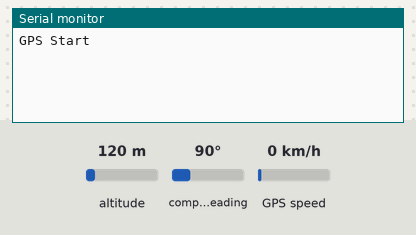
Bench run of a sketch on a simulated Arduino Uno, built with avr-gcc and run on an emulated ATmega328P. Parts: the last lines printed to the serial monitor. The test bench sets the inputs (shaded band); at power-on: altitude 120 m, compass heading 90°, GPS speed 0 km/h. The GPS gets a fix after 3 s at 37.7749, -122.4194 with 8 satellites.

Above: at 1.2 s.
1.3 s: altitude set to 20 m
At 3.7 s:
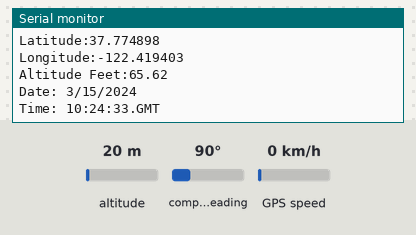
4.5 s: altitude set to 250 m
At 6.2 s:
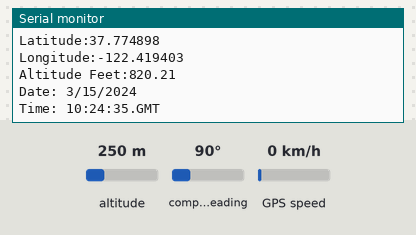
Timing chart, 0 to 7.7 s (numbered marks = the images above; inputs shaded):
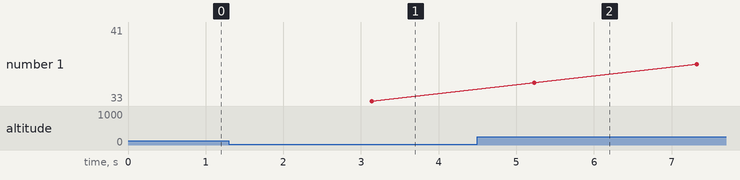

The sketch:

SatelliteTracker.ino
```cpp
/*
Automation bd
Facebook:         https://web.facebook.com/groups/844063765941384
Website:          https://automationbd1.blogspot.com
YouTube:          https://www.youtube.com/channel/UCz4uQlukt3UfEjh2oEqpySg
Map Address check: https://www.maps.ie/coordinates.html
*/

#include "TinyGPS++.h"
#include "SoftwareSerial.h"

SoftwareSerial serial_connection(5,6); //tx,rx
TinyGPSPlus gps;// GPS object to process the NMEA data
void setup()
{
  Serial.begin(9600);                //This opens up communications to the Serial monitor in the Arduino IDE
  serial_connection.begin(9600);     //This opens up communications to the GPS
  Serial.println("GPS Start");        //To show in the serial monitor that the sketch has started
}

void loop()
{
  while(serial_connection.available())              //While there are incoming characters  from the GPS
  {
    gps.encode(serial_connection.read());           //This feeds the serial NMEA data into the library one char at a time
  }
  if(gps.location.isUpdated())          //This will pretty much be fired all the time anyway but will at least reduce it to only after a package of NMEA data comes in
  {
    //Get the latest info from the gps object which it derived from the data sent by the GPS unit
    Serial.print("Satellite Count:");
    Serial.println(gps.satellites.value());
    Serial.print("Latitude:");
    Serial.println(gps.location.lat(), 6);
    Serial.print("Longitude:");
    Serial.println(gps.location.lng(), 6);

    Serial.print("Altitude Feet:");
    Serial.println(gps.altitude.feet());
    Serial.println("");

    Serial.print("Date: ");
  if (gps.date.isValid())
  {
    Serial.print(gps.date.month());
    Serial.print("/");
    Serial.print(gps.date.day());
    Serial.print("/");
    Serial.println(gps.date.year());
  }

  Serial.print("Time: ");
  if (gps.time.isValid())
  {
    if (gps.time.hour() < 10) Serial.print(F("0"));
    Serial.print(gps.time.hour());
    Serial.print(":");
    if (gps.time.minute() < 10) Serial.print(F("0"));
    Serial.print(gps.time.minute());
    Serial.print(":");
    if (gps.time.second() < 10) Serial.print(F("0"));
    Serial.print(gps.time.second());
    Serial.print(".GMT");
  }
  Serial.println("");
  delay(2000);
  }

}
```

Measured:
- after the input at 1.3 s, the serial monitor: prints a new line after 1.8 s (image 1)
- after the input at 4.5 s, the serial monitor: prints a new line after 0.69 s (image 2)
